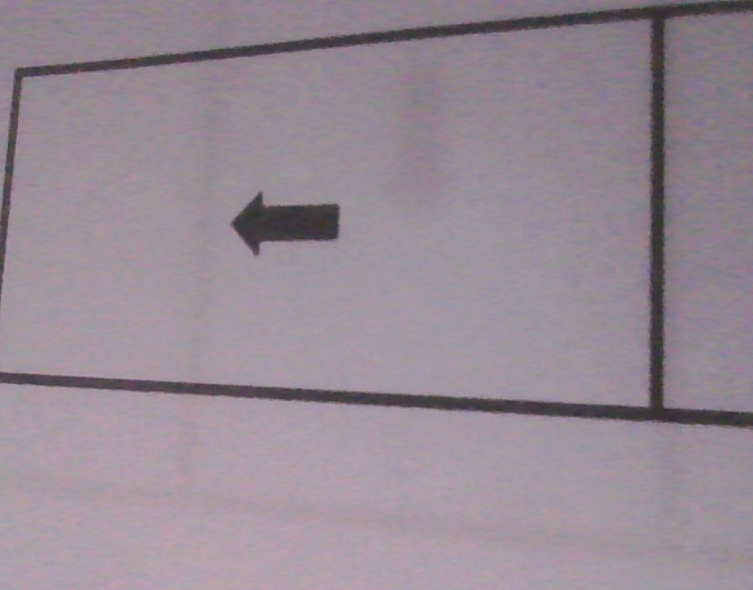
#> input picture datas/4.png, 753 x 590 px
$ python func_test.py
#> lines starting #> are read from the running program, lines starting #| are printed output that depends on the picture; after the words box and inside, x2 and y2 are one past the last pixel; in counts of white or black regions, pixels touching at a corner belong together
### vision/vision_detction_coutour.py
import cv2
import numpy as np

class Vision_Detection_Contour:
    def __init__(self, mode):
        self.mode = mode
        self.left_point = None
        self.vision_middle = None
    # [48 lines left out: functions pre_process, detect_largest_heptagon, not called in this run]

### func_test.py
import cv2
from vision.vision_detction_coutour import Vision_Detection_Contour as VD

vd = VD('test')

image_arrow = cv2.imread('./datas/4.png')
#> image_arrow is the input picture: shape (590, 753, 3); mean B, G, R 149.2, 138.9, 151.5
gray = cv2.cvtColor(image_arrow, cv2.COLOR_BGR2GRAY)


# 应用高斯模糊减少噪声
blurred = cv2.GaussianBlur(gray, (5, 5), 0)
# 边缘检测
edges = cv2.Canny(blurred, 50, 150, apertureSize=3)
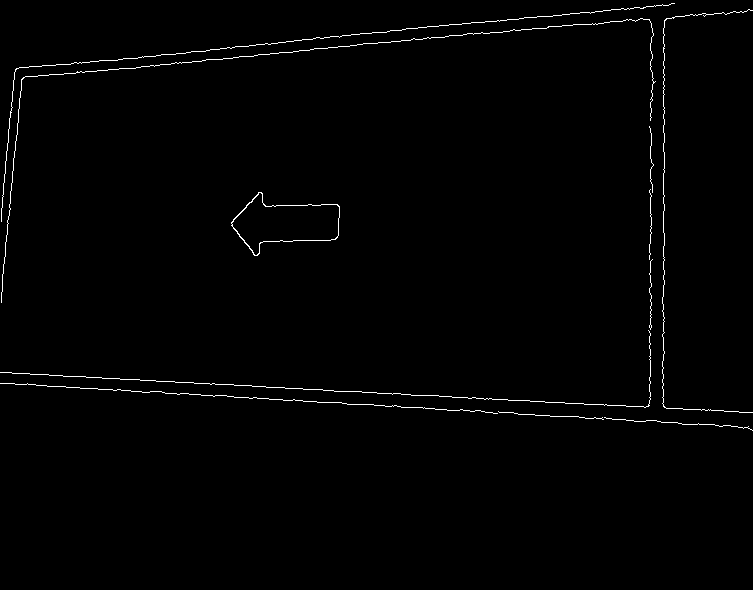
#> edges: shape (590, 753); 0.99% white in thin lines or dots, all inside (x1, y1, x2, y2) = (0, 3, 753, 431)

# 查找轮廓
contours, _ = cv2.findContours(edges, cv2.RETR_EXTERNAL, cv2.CHAIN_APPROX_SIMPLE)
#> contours = 11 contours, 10 with area under 20; largest, box (x1, y1, x2, y2) and area: (231, 192, 340, 256) 3852

max_area = 0
largest_heptagon = None

# 遍历所有轮廓
for cnt in contours:
    # 近似轮廓
    epsilon = 0.02 * cv2.arcLength(cnt, True)
    approx = cv2.approxPolyDP(cnt, epsilon, True)
    cv2.drawContours(image_arrow, [cnt], 0, (0, 255, 0), 3)

    # 检查近似轮廓是否为七边形
    if len(approx) == 7 and cv2.contourArea(approx) > 1000:
        area = cv2.contourArea(approx)
        if area > max_area:
            max_area = area
            largest_heptagon = approx
#> this loop made 11 passes
#> (epsilon, area, max_area) on pass 6: (6.18, 3640, 3640)
#> (epsilon, approx) on passes 1, 2, 3, 4, 5, 7: (6.32, [[604, 417], [752, 430]]), (4.42, [[498, 411], [603, 419]]), (20.77, [[0, 383], [497, 413]]), (30.06, [[650, 333], [645, 407], [0, 372], [645, 407]]), (3.13, [[652, 259], [650, 329]]), (3.05, [[650, 189], [649, 259]])
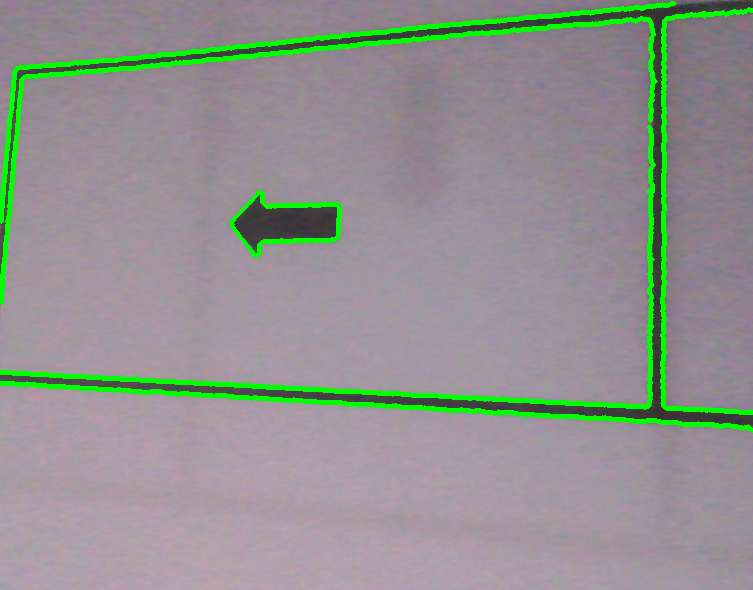
#> image_arrow: shape (590, 753, 3); 4.84% of pixels changed, all inside (x1, y1, x2, y2) = (0, 1, 753, 433)
#> after the loop, largest_heptagon = [[231, 222], [257, 255], [263, 241], [335, 239], [339, 206], [266, 206], [258, 192]]; max_area = 3640

# 如果找到了七边形
if largest_heptagon is not None:
    # 绘制最大面积的七边形
    cv2.drawContours(image_arrow, [largest_heptagon], 0, (0, 0, 255), 3)
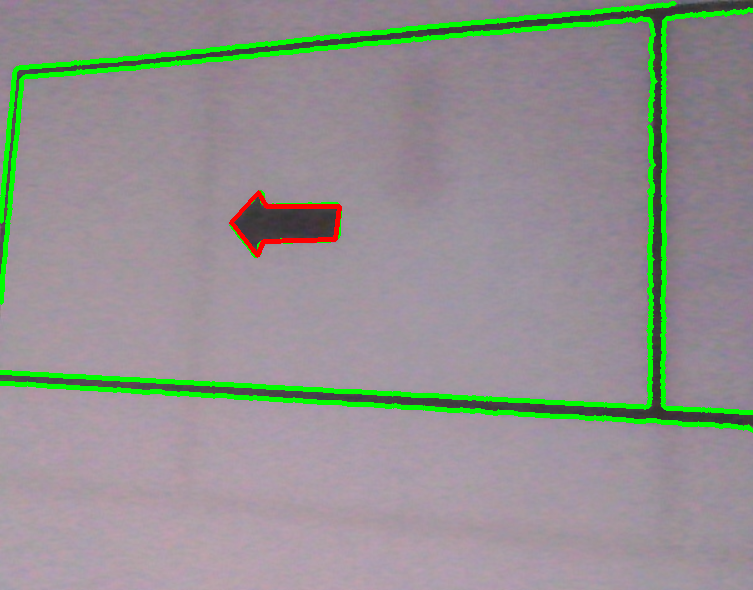
#> image_arrow: shape (590, 753, 3); 0.31% of pixels changed, all inside (x1, y1, x2, y2) = (229, 190, 342, 258)
cv2.imshow("image_arrow", image_arrow)
cv2.waitKey(0)
